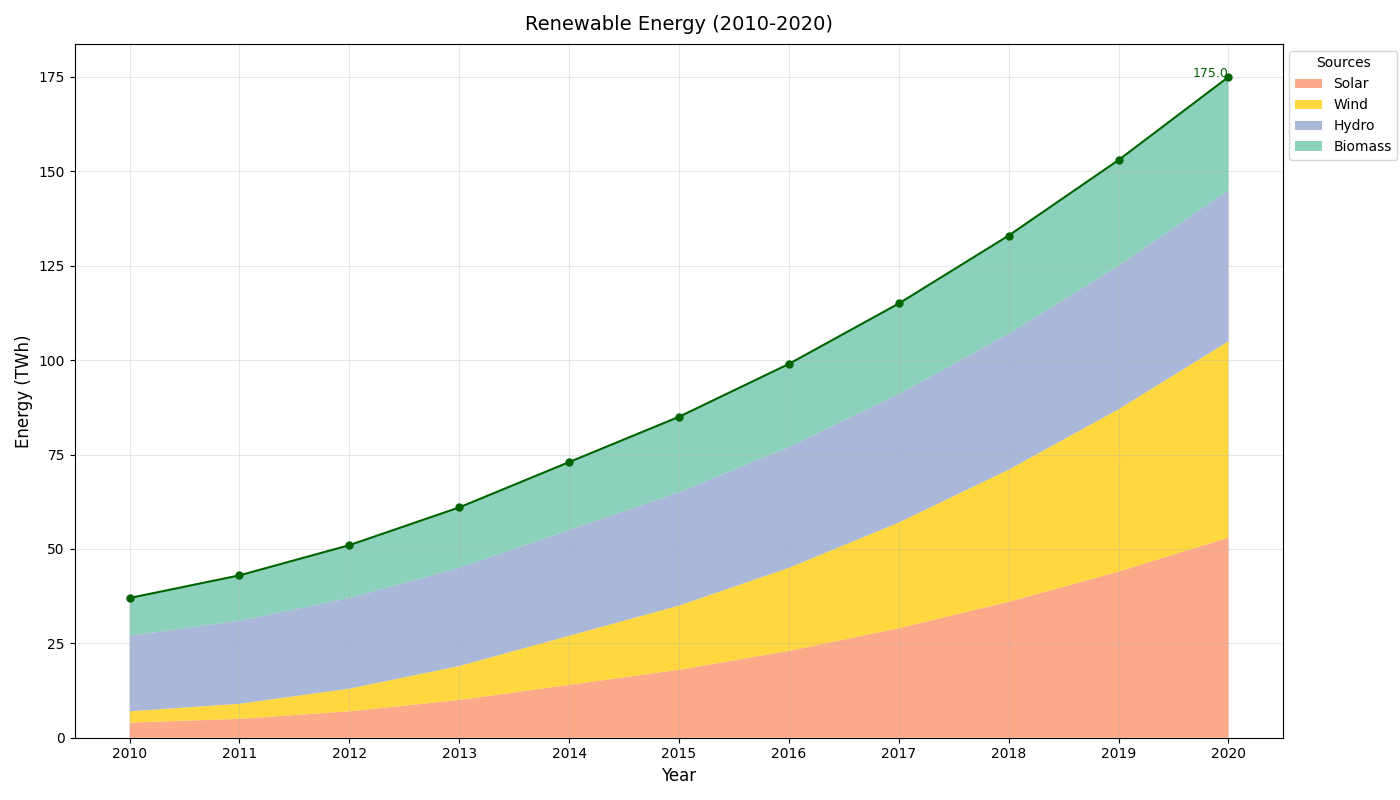

Recreate this plot in Python.
import matplotlib.pyplot as plt
import numpy as np

years = np.arange(2010, 2021)

solar_energy = [4, 5, 7, 10, 14, 18, 23, 29, 36, 44, 53]
wind_energy = [3, 4, 6, 9, 13, 17, 22, 28, 35, 43, 52]
hydro_energy = [20, 22, 24, 26, 28, 30, 32, 34, 36, 38, 40]
biomass_energy = [10, 12, 14, 16, 18, 20, 22, 24, 26, 28, 30]

energy_consumption = np.vstack([solar_energy, wind_energy, hydro_energy, biomass_energy])

fig, ax = plt.subplots(figsize=(14, 8))

# Shuffled colors for each energy source
ax.stackplot(years, energy_consumption, labels=[
    'Solar', 'Wind', 'Hydro', 'Biomass'
], colors=['#fc8d62', '#ffcc00', '#8da0cb', '#66c2a5'], alpha=0.75)

ax.set_title('Renewable Energy (2010-2020)', fontsize=14, fontweight='normal', pad=10)
ax.set_xlabel('Year', fontsize=12)
ax.set_ylabel('Energy (TWh)', fontsize=12)

ax.legend(loc='upper right', bbox_to_anchor=(1.1, 1), title='Sources', fontsize=10)

ax.set_xticks(np.arange(2010, 2021, 1))

total_energy_consumption = np.sum(energy_consumption, axis=0)
ax.plot(years, total_energy_consumption, color='darkgreen', linewidth=1.5, linestyle='-', marker='o', markersize=5, label='Total')
ax.text(2020, total_energy_consumption[-1], f'{total_energy_consumption[-1]:.1f}', fontsize=9, color='darkgreen', ha='right')

ax.grid(True, linestyle='-', alpha=0.3)

plt.tight_layout()

plt.show()
